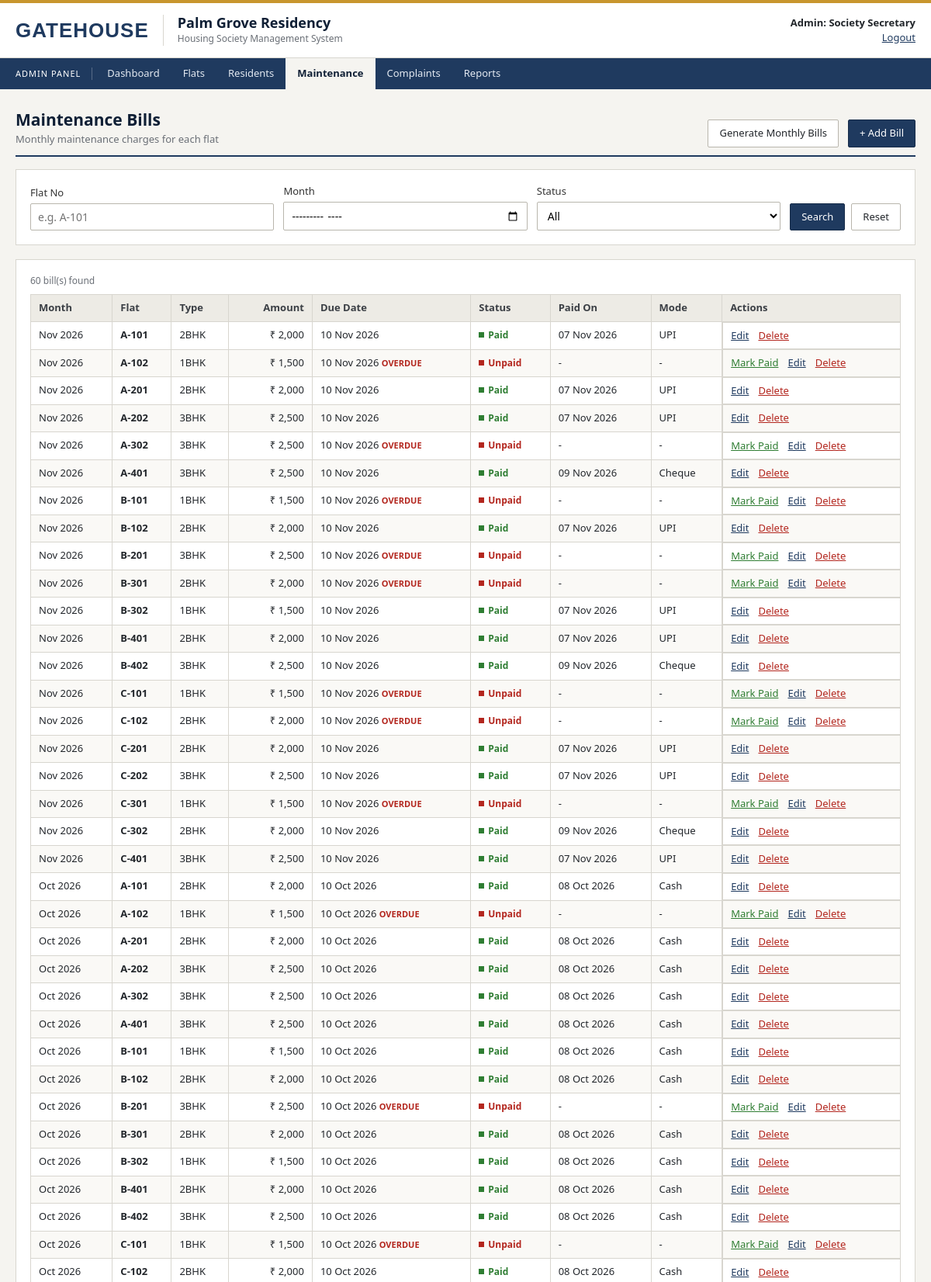
Page /admin/bills.php (signed in, upper part) on the committed database.
### tables this page shows
CREATE TABLE maintenance_bills (
    bill_id       INT AUTO_INCREMENT PRIMARY KEY,
    flat_id       INT           NOT NULL,
    bill_month    DATE          NOT NULL,        
    amount        DECIMAL(8,2)  NOT NULL,
    due_date      DATE          NOT NULL,
    status        ENUM('Unpaid','Paid') NOT NULL DEFAULT 'Unpaid',
    paid_on       DATE          NULL,
    payment_mode  ENUM('Cash','UPI','Cheque','Bank Transfer') NULL,
    created_at    TIMESTAMP DEFAULT CURRENT_TIMESTAMP,
    UNIQUE KEY uq_flat_month (flat_id, bill_month),
    FOREIGN KEY (flat_id) REFERENCES flats(flat_id) ON DELETE CASCADE
);

CREATE TABLE flats (
    flat_id     INT AUTO_INCREMENT PRIMARY KEY,
    flat_no     VARCHAR(10)  NOT NULL UNIQUE,    
    password    VARCHAR(255) NOT NULL,           
    block       VARCHAR(5)   NOT NULL,
    floor_no    INT          NOT NULL,
    flat_type   ENUM('1BHK','2BHK','3BHK') NOT NULL,
    area_sqft   INT          NOT NULL,
    status      ENUM('Occupied','Vacant') NOT NULL DEFAULT 'Vacant',
    created_at  TIMESTAMP DEFAULT CURRENT_TIMESTAMP
);

### admin/bills.php (the view, shortened to what this page needs)
<?php
require_once '../config/db.php';
$q      = trim($_GET['q'] ?? '');
$month  = $_GET['month'] ?? '';
$status = $_GET['status'] ?? '';
$where = []; $types = ''; $params = [];
$sql = "SELECT b.*, f.flat_no, f.flat_type
        FROM maintenance_bills b JOIN flats f ON f.flat_id = b.flat_id"
     . ($where ? " WHERE " . implode(' AND ', $where) : '')
     . " ORDER BY b.bill_month DESC, f.flat_no";
$bills = db_select($conn, $sql, $types, $params);
include '../includes/header.php';
?>
<div class="page-head">
    <div><h1>Maintenance Bills</h1><p>Monthly maintenance charges for each flat</p></div>
    <div class="actions">
        <a href="bill_generate.php" class="btn btn-light">Generate Monthly Bills</a>
        <a href="bill_add.php" class="btn">+ Add Bill</a>
    </div>
</div>
<div class="card">
    <form method="get" class="filter-bar">
        <div class="form-group">
            <label for="q">Flat No</label>
            <input type="text" id="q" name="q" value="<?= e($q) ?>" placeholder="e.g. A-101">
        </div>
        <div class="form-group">
            <label for="month">Month</label>
            <input type="month" id="month" name="month" value="<?= e($month) ?>">
        </div>
        <div class="form-group">
            <label for="status">Status</label>
            <select id="status" name="status"><option value="">All</option><?= options($BILL_STATUS, $status) ?></select>
        </div>
        <div class="btns">
            <button class="btn" type="submit">Search</button>
            <a class="btn btn-light" href="bills.php">Reset</a>
        </div>
    </form>
</div>
<div class="card">
    <p class="count"><?= $bills->num_rows ?> bill(s) found</p>
    <div class="table-wrap">
        <table>
            <thead>
                <tr><th>Month</th><th>Flat</th><th>Type</th><th class="num">Amount</th><th>Due Date</th>
                    <th>Status</th><th>Paid On</th><th>Mode</th><th>Actions</th></tr>
            </thead>
            <tbody>
            <?php $total = 0; $unpaid = 0;
            while ($b = $bills->fetch_assoc()):
                $overdue = $b['status'] === 'Unpaid' && $b['due_date'] < date('Y-m-d'); ?>
                <tr>
                    <td><?= fmt_month($b['bill_month']) ?></td>
                    <td><b><?= e($b['flat_no']) ?></b></td>
                    <td><?= e($b['flat_type']) ?></td>
                    <td class="num"><?= money($b['amount']) ?></td>
                    <td><?= fmt_date($b['due_date']) ?> <?= $overdue ? '<span class="overdue">OVERDUE</span>' : '' ?></td>
                    <td><?= badge($b['status']) ?></td>
                    <td><?= fmt_date($b['paid_on']) ?></td>
                    <td><?= e($b['payment_mode'] ?: '-') ?></td>
                    <td class="actions">
                        <?php if ($b['status'] === 'Unpaid'): ?>
                            <a href="bill_edit.php?id=<?= $b['bill_id'] ?>&pay=1" style="color:var(--green)">Mark Paid</a>
                        <?php endif; ?>
                        <a href="bill_edit.php?id=<?= $b['bill_id'] ?>">Edit</a>
                        <form method="post" action="bill_delete.php" data-confirm="Delete this bill?">
                            <button type="submit" class="link-btn danger">Delete</button>
                        </form>
                    </td>
                </tr>
            <?php endwhile; ?>
            </tbody>
        </table>
    </div>
</div>
<?php include '../includes/footer.php'; ?>

### includes/functions.php (shortened to what this page needs)
<?php
function e($value)
{
    return htmlspecialchars((string)$value, ENT_QUOTES, 'UTF-8');
}
function db_select($conn, $sql, $types = '', $params = [])
{
    $stmt = $conn->prepare($sql);
    $stmt->execute();
    return $stmt->get_result();
}
function badge($status)
{
    $cls = strtolower(str_replace(' ', '-', $status));
    return '<span class="badge badge-' . e($cls) . '">' . e($status) . '</span>';
}
function fmt_date($date)
{
    return $date ? date('d M Y', strtotime($date)) : '-';
}
function fmt_month($date)
{
    return $date ? date('M Y', strtotime($date)) : '-';
}
function money($amount)
{
    return '&#8377; ' . number_format((float)$amount, 0);
}

### assets/css/style.css (style rules this page uses)
:root { --brand: #1f3a5f; --brand-dark: #172c49; --brand-deep: #0f1f35; --brand-light: #e9eef5; --accent: #c8962e; --paper: #f5f4f0; --white: #ffffff; --ink: #22262b; --muted: #6a6f76; --line: #d8d6cf; --head: #edebe5; --green: #2e7d32; --red: #b3261e; --amber: #a86500; }
* { box-sizing: border-box; margin: 0; padding: 0; }
body { font-family: Tahoma, Verdana, "Segoe UI", Arial, sans-serif; background: var(--paper); color: var(--ink); font-size: 14px; line-height: 1.5; min-height: 100vh; display: flex; flex-direction: column; }
a { color: var(--brand); }
h1, h2, .site-name { font-weight: bold; }
.page-head { display: flex; justify-content: space-between; align-items: flex-end; gap: 12px; margin-bottom: 16px; padding-bottom: 10px; border-bottom: 2px solid var(--brand); flex-wrap: wrap; }
.page-head h1 { font-size: 21px; color: var(--brand-deep); }
.page-head p { color: var(--muted); font-size: 13px; }
.card { background: var(--white); border: 1px solid var(--line); padding: 18px; margin-bottom: 18px; }
.btn { display: inline-block; padding: 7px 14px; border: 1px solid var(--brand-dark); border-radius: 2px; font-size: 13px; cursor: pointer; background: var(--brand); color: #fff; font-family: inherit; text-decoration: none; }
.btn-light { background: var(--white); color: var(--ink); border-color: #b9b6ad; }
.link-btn { background: none; border: 0; padding: 0; font: inherit; font-size: 13px; color: var(--brand); text-decoration: underline; cursor: pointer; }
.link-btn.danger { color: var(--red); }
.actions { display: flex; gap: 12px; align-items: center; }
.actions form { display: inline; }
.table-wrap { overflow-x: auto; }
table { width: 100%; border-collapse: collapse; font-size: 13px; }
th, td { padding: 7px 10px; text-align: left; border: 1px solid var(--line); white-space: nowrap; vertical-align: top; }
th { background: var(--head); color: #3b3f45; }
td.num, th.num { text-align: right; }
tbody tr:nth-child(even) td { background: #faf9f6; }
.count { color: var(--muted); font-size: 12px; margin-bottom: 8px; }
.badge { font-size: 12px; font-weight: bold; white-space: nowrap; }
.badge::before { content: ""; display: inline-block; width: 7px; height: 7px; margin-right: 5px; vertical-align: 1px; background: currentColor; }
.badge-paid, .badge-resolved, .badge-occupied { color: var(--green); }
.badge-unpaid, .badge-open { color: var(--red); }
.overdue { color: var(--red); font-size: 11px; font-weight: bold; }
.form-group { display: flex; flex-direction: column; }
label { font-size: 13px; margin-bottom: 4px; color: #333; }
input, select, textarea { padding: 7px 9px; border: 1px solid #b9b6ad; border-radius: 2px; font-size: 14px; font-family: inherit; background: #fff; width: 100%; }
.filter-bar { display: flex; gap: 12px; flex-wrap: wrap; align-items: flex-end; }
.filter-bar .form-group { flex: 1; min-width: 150px; }
.filter-bar .btns { display: flex; gap: 8px; }

### rows in the picture
maintenance_bills: bill_month "Nov 2026", flat.flat_no "A-101", flat.flat_type "2BHK", amount "₹ 2,000", due_date "10 Nov 2026", status "Paid", paid_on "07 Nov 2026", payment_mode "UPI"
maintenance_bills: bill_month "Nov 2026", flat.flat_no "A-102", flat.flat_type "1BHK", amount "₹ 1,500", due_date "10 Nov 2026", shows "OVERDUE", status "Unpaid", paid_on "-", payment_mode "-"
maintenance_bills: bill_month "Nov 2026", flat.flat_no "A-201", flat.flat_type "2BHK", amount "₹ 2,000", due_date "10 Nov 2026", status "Paid", paid_on "07 Nov 2026", payment_mode "UPI"
maintenance_bills: bill_month "Nov 2026", flat.flat_no "A-202", flat.flat_type "3BHK", amount "₹ 2,500", due_date "10 Nov 2026", status "Paid", paid_on "07 Nov 2026", payment_mode "UPI"
maintenance_bills: bill_month "Nov 2026", flat.flat_no "A-302", flat.flat_type "3BHK", amount "₹ 2,500", due_date "10 Nov 2026", shows "OVERDUE", status "Unpaid", paid_on "-", payment_mode "-"
maintenance_bills: bill_month "Nov 2026", flat.flat_no "A-401", flat.flat_type "3BHK", amount "₹ 2,500", due_date "10 Nov 2026", status "Paid", paid_on "09 Nov 2026", payment_mode "Cheque"
maintenance_bills: bill_month "Nov 2026", flat.flat_no "B-101", flat.flat_type "1BHK", amount "₹ 1,500", due_date "10 Nov 2026", shows "OVERDUE", status "Unpaid", paid_on "-", payment_mode "-"
maintenance_bills: bill_month "Nov 2026", flat.flat_no "B-102", flat.flat_type "2BHK", amount "₹ 2,000", due_date "10 Nov 2026", status "Paid", paid_on "07 Nov 2026", payment_mode "UPI"
maintenance_bills: bill_month "Nov 2026", flat.flat_no "B-201", flat.flat_type "3BHK", amount "₹ 2,500", due_date "10 Nov 2026", shows "OVERDUE", status "Unpaid", paid_on "-", payment_mode "-"
maintenance_bills: bill_month "Nov 2026", flat.flat_no "B-301", flat.flat_type "2BHK", amount "₹ 2,000", due_date "10 Nov 2026", shows "OVERDUE", status "Unpaid", paid_on "-", payment_mode "-"
maintenance_bills: bill_month "Nov 2026", flat.flat_no "B-302", flat.flat_type "1BHK", amount "₹ 1,500", due_date "10 Nov 2026", status "Paid", paid_on "07 Nov 2026", payment_mode "UPI"
maintenance_bills: bill_month "Nov 2026", flat.flat_no "B-401", flat.flat_type "2BHK", amount "₹ 2,000", due_date "10 Nov 2026", status "Paid", paid_on "07 Nov 2026", payment_mode "UPI"
maintenance_bills: bill_month "Nov 2026", flat.flat_no "B-402", flat.flat_type "3BHK", amount "₹ 2,500", due_date "10 Nov 2026", status "Paid", paid_on "09 Nov 2026", payment_mode "Cheque"
maintenance_bills: bill_month "Nov 2026", flat.flat_no "C-101", flat.flat_type "1BHK", amount "₹ 1,500", due_date "10 Nov 2026", shows "OVERDUE", status "Unpaid", paid_on "-", payment_mode "-"
maintenance_bills: bill_month "Nov 2026", flat.flat_no "C-102", flat.flat_type "2BHK", amount "₹ 2,000", due_date "10 Nov 2026", shows "OVERDUE", status "Unpaid", paid_on "-", payment_mode "-"
maintenance_bills: bill_month "Nov 2026", flat.flat_no "C-201", flat.flat_type "2BHK", amount "₹ 2,000", due_date "10 Nov 2026", status "Paid", paid_on "07 Nov 2026", payment_mode "UPI"
maintenance_bills: bill_month "Nov 2026", flat.flat_no "C-202", flat.flat_type "3BHK", amount "₹ 2,500", due_date "10 Nov 2026", status "Paid", paid_on "07 Nov 2026", payment_mode "UPI"
maintenance_bills: bill_month "Nov 2026", flat.flat_no "C-301", flat.flat_type "1BHK", amount "₹ 1,500", due_date "10 Nov 2026", shows "OVERDUE", status "Unpaid", paid_on "-", payment_mode "-"
maintenance_bills: bill_month "Nov 2026", flat.flat_no "C-302", flat.flat_type "2BHK", amount "₹ 2,000", due_date "10 Nov 2026", status "Paid", paid_on "09 Nov 2026", payment_mode "Cheque"
maintenance_bills: bill_month "Nov 2026", flat.flat_no "C-401", flat.flat_type "3BHK", amount "₹ 2,500", due_date "10 Nov 2026", status "Paid", paid_on "07 Nov 2026", payment_mode "UPI"
maintenance_bills: bill_month "Oct 2026", flat.flat_no "A-101", flat.flat_type "2BHK", amount "₹ 2,000", due_date "10 Oct 2026", status "Paid", paid_on "08 Oct 2026", payment_mode "Cash"
maintenance_bills: bill_month "Oct 2026", flat.flat_no "A-102", flat.flat_type "1BHK", amount "₹ 1,500", due_date "10 Oct 2026", shows "OVERDUE", status "Unpaid", paid_on "-", payment_mode "-"
maintenance_bills: bill_month "Oct 2026", flat.flat_no "A-201", flat.flat_type "2BHK", amount "₹ 2,000", due_date "10 Oct 2026", status "Paid", paid_on "08 Oct 2026", payment_mode "Cash"
maintenance_bills: bill_month "Oct 2026", flat.flat_no "A-202", flat.flat_type "3BHK", amount "₹ 2,500", due_date "10 Oct 2026", status "Paid", paid_on "08 Oct 2026", payment_mode "Cash"
maintenance_bills: bill_month "Oct 2026", flat.flat_no "A-302", flat.flat_type "3BHK", amount "₹ 2,500", due_date "10 Oct 2026", status "Paid", paid_on "08 Oct 2026", payment_mode "Cash"
maintenance_bills: bill_month "Oct 2026", flat.flat_no "A-401", flat.flat_type "3BHK", amount "₹ 2,500", due_date "10 Oct 2026", status "Paid", paid_on "08 Oct 2026", payment_mode "Cash"
maintenance_bills: bill_month "Oct 2026", flat.flat_no "B-101", flat.flat_type "1BHK", amount "₹ 1,500", due_date "10 Oct 2026", status "Paid", paid_on "08 Oct 2026", payment_mode "Cash"
maintenance_bills: bill_month "Oct 2026", flat.flat_no "B-102", flat.flat_type "2BHK", amount "₹ 2,000", due_date "10 Oct 2026", status "Paid", paid_on "08 Oct 2026", payment_mode "Cash"
maintenance_bills: bill_month "Oct 2026", flat.flat_no "B-201", flat.flat_type "3BHK", amount "₹ 2,500", due_date "10 Oct 2026", shows "OVERDUE", status "Unpaid", paid_on "-", payment_mode "-"
maintenance_bills: bill_month "Oct 2026", flat.flat_no "B-301", flat.flat_type "2BHK", amount "₹ 2,000", due_date "10 Oct 2026", status "Paid", paid_on "08 Oct 2026", payment_mode "Cash"
maintenance_bills: bill_month "Oct 2026", flat.flat_no "B-302", flat.flat_type "1BHK", amount "₹ 1,500", due_date "10 Oct 2026", status "Paid", paid_on "08 Oct 2026", payment_mode "Cash"
maintenance_bills: bill_month "Oct 2026", flat.flat_no "B-401", flat.flat_type "2BHK", amount "₹ 2,000", due_date "10 Oct 2026", status "Paid", paid_on "08 Oct 2026", payment_mode "Cash"
maintenance_bills: bill_month "Oct 2026", flat.flat_no "B-402", flat.flat_type "3BHK", amount "₹ 2,500", due_date "10 Oct 2026", status "Paid", paid_on "08 Oct 2026", payment_mode "Cash"
maintenance_bills: bill_month "Oct 2026", flat.flat_no "C-101", flat.flat_type "1BHK", amount "₹ 1,500", due_date "10 Oct 2026", shows "OVERDUE", status "Unpaid", paid_on "-", payment_mode "-"
maintenance_bills: bill_month "Oct 2026", flat.flat_no "C-102", flat.flat_type "2BHK", amount "₹ 2,000", due_date "10 Oct 2026", status "Paid", paid_on "08 Oct 2026", payment_mode "Cash"

### other values in the picture
APP_NAME "GATEHOUSE"
SOCIETY_NAME "Palm Grove Residency"
$who "Admin: Society Secretary"
$label "Dashboard"
$label "Flats"
$label "Residents"
$label "Maintenance"
$label "Complaints"
$label "Reports"
$bills->num_rows "60"
